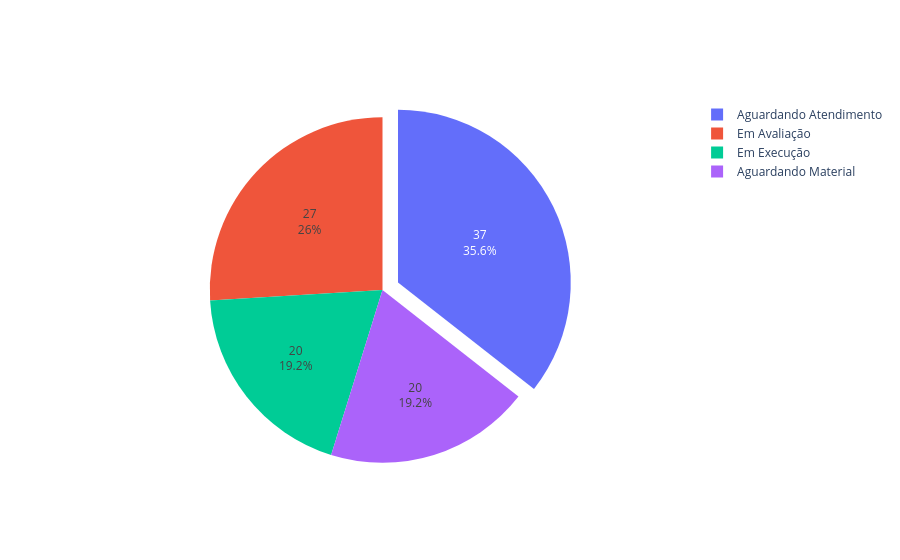

Source (notebook cell):
### Code cell
fig = go.Figure(data = go.Pie(values=values, labels=labels, pull=[0,0,0.1,0]))

fig.update_traces(hoverinfo="label+percent", textinfo="value+percent",textfont_size=12)
fig.show()

### Figure 1 — Plotly figure (JSON) as saved in the notebook; plotly's stock layout.template omitted (floating-point values rounded to 4 significant figures)
{"data": [{"hoverinfo": "label+percent", "labels": ["Em Execução", "Aguardando Material", "Aguardando Atendimento", "Em Avaliação"], "pull": [0, 0, 0.1, 0], "textfont": {"size": 12}, "textinfo": "value+percent", "type": "pie", "values": [20, 20, 37, 27]}], "layout": {"autosize": true}}
